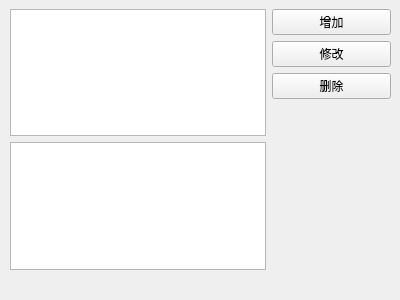
<?xml version="1.0" encoding="UTF-8"?>
<ui version="4.0">
 <class>admin_send_ad</class>
 <widget class="QWidget" name="admin_send_ad">
  <property name="geometry">
   <rect>
    <x>0</x>
    <y>0</y>
    <width>400</width>
    <height>300</height>
   </rect>
  </property>
  <property name="windowTitle">
   <string>Form</string>
  </property>
  <widget class="QWidget" name="formLayoutWidget">
   <property name="geometry">
    <rect>
     <x>10</x>
     <y>9</y>
     <width>381</width>
     <height>281</height>
    </rect>
   </property>
   <layout class="QFormLayout" name="formLayout">
    <item row="1" column="1">
     <layout class="QVBoxLayout" name="verticalLayout">
      <item>
       <widget class="QPushButton" name="addButton">
        <property name="text">
         <string>增加</string>
        </property>
       </widget>
      </item>
      <item>
       <widget class="QPushButton" name="editButton">
        <property name="text">
         <string>修改</string>
        </property>
       </widget>
      </item>
      <item>
       <widget class="QPushButton" name="deleteButton">
        <property name="text">
         <string>删除</string>
        </property>
       </widget>
      </item>
     </layout>
    </item>
    <item row="1" column="0">
     <widget class="QTableWidget" name="adTable"/>
    </item>
    <item row="2" column="0">
     <widget class="QTextEdit" name="adTextEdit"/>
    </item>
    <item row="3" column="0" colspan="2">
     <widget class="QLabel" name="statusLabel">
      <property name="text">
       <string/>
      </property>
     </widget>
    </item>
   </layout>
  </widget>
 </widget>
 <resources/>
 <connections/>
</ui>
